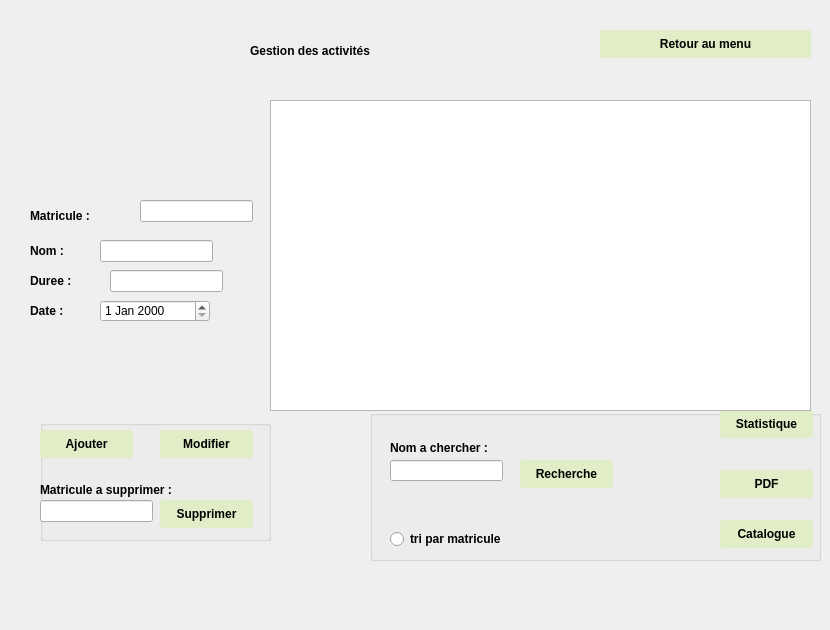
    <widget class="QWidget" name="page_4">
     <widget class="QLabel" name="label_28">
      <property name="geometry">
       <rect>
        <x>0</x>
        <y>10</y>
        <width>821</width>
        <height>611</height>
       </rect>
      </property>
      <property name="text">
       <string/>
      </property>
      <property name="pixmap">
       <pixmap>../2A/2sem/projet qt/back.png</pixmap>
      </property>
      <property name="scaledContents">
       <bool>true</bool>
      </property>
     </widget>
     <widget class="QLabel" name="label_29">
      <property name="geometry">
       <rect>
        <x>250</x>
        <y>30</y>
        <width>281</width>
        <height>41</height>
       </rect>
      </property>
      <property name="styleSheet">
       <string notr="true">font: 20pt &quot;Script MT Bold&quot;;
	font-weight: bold;</string>
      </property>
      <property name="text">
       <string>Gestion des activités</string>
      </property>
     </widget>
     <widget class="QLabel" name="label_30">
      <property name="geometry">
       <rect>
        <x>30</x>
        <y>200</y>
        <width>111</width>
        <height>31</height>
       </rect>
      </property>
      <property name="styleSheet">
       <string notr="true">font: 15pt &quot;Script MT Bold&quot;;
	font-weight: bold;</string>
      </property>
      <property name="text">
       <string>Matricule :</string>
      </property>
     </widget>
     <widget class="QLabel" name="label_31">
      <property name="geometry">
       <rect>
        <x>30</x>
        <y>300</y>
        <width>161</width>
        <height>21</height>
       </rect>
      </property>
      <property name="styleSheet">
       <string notr="true">font: 15pt &quot;Script MT Bold&quot;;
	font-weight: bold;</string>
      </property>
      <property name="text">
       <string>Date :</string>
      </property>
     </widget>
     <widget class="QLabel" name="label_32">
      <property name="geometry">
       <rect>
        <x>30</x>
        <y>240</y>
        <width>81</width>
        <height>21</height>
       </rect>
      </property>
      <property name="styleSheet">
       <string notr="true">font: 15pt &quot;Script MT Bold&quot;;
	font-weight: bold;</string>
      </property>
      <property name="text">
       <string>Nom :</string>
      </property>
     </widget>
     <widget class="QLabel" name="label_33">
      <property name="geometry">
       <rect>
        <x>30</x>
        <y>270</y>
        <width>81</width>
        <height>21</height>
       </rect>
      </property>
      <property name="styleSheet">
       <string notr="true">font: 15pt &quot;Script MT Bold&quot;;
	font-weight: bold;</string>
      </property>
      <property name="text">
       <string>Duree :</string>
      </property>
     </widget>
     <widget class="QLineEdit" name="lineEdit_15">
      <property name="geometry">
       <rect>
        <x>140</x>
        <y>200</y>
        <width>113</width>
        <height>22</height>
       </rect>
      </property>
     </widget>
     <widget class="QLineEdit" name="lineEdit_16">
      <property name="geometry">
       <rect>
        <x>100</x>
        <y>240</y>
        <width>113</width>
        <height>22</height>
       </rect>
      </property>
     </widget>
     <widget class="QLineEdit" name="lineEdit_17">
      <property name="geometry">
       <rect>
        <x>110</x>
        <y>270</y>
        <width>113</width>
        <height>22</height>
       </rect>
      </property>
     </widget>
     <widget class="QGroupBox" name="groupBox_6">
      <property name="geometry">
       <rect>
        <x>40</x>
        <y>420</y>
        <width>231</width>
        <height>121</height>
       </rect>
      </property>
      <property name="title">
       <string/>
      </property>
      <widget class="QPushButton" name="ajouter_as">
       <property name="geometry">
        <rect>
         <x>0</x>
         <y>10</y>
         <width>93</width>
         <height>28</height>
        </rect>
       </property>
       <property name="styleSheet">
        <string notr="true">QPushButton

{
	background-color: #e0edc6;
	color:rgb(0, 0, 0);
	font: 10pt &quot;Script MT Bold&quot;;
	font-weight: bold;
	border: none;
	border-radius: 3px;
	padding: 5px;

}</string>
       </property>
       <property name="text">
        <string>Ajouter</string>
       </property>
      </widget>
      <widget class="QPushButton" name="modifierA">
       <property name="geometry">
        <rect>
         <x>120</x>
         <y>10</y>
         <width>93</width>
         <height>28</height>
        </rect>
       </property>
       <property name="styleSheet">
        <string notr="true">QPushButton

{
	background-color: #e0edc6;
	color:rgb(0, 0, 0);
	font: 10pt &quot;Script MT Bold&quot;;
	font-weight: bold;
	border: none;
	border-radius: 3px;
	padding: 5px;

}</string>
       </property>
       <property name="text">
        <string>Modifier</string>
       </property>
      </widget>
      <widget class="QPushButton" name="supprimerA">
       <property name="geometry">
        <rect>
         <x>120</x>
         <y>80</y>
         <width>93</width>
         <height>28</height>
        </rect>
       </property>
       <property name="styleSheet">
        <string notr="true">QPushButton

{
	background-color: #e0edc6;
	color:rgb(0, 0, 0);
	font: 10pt &quot;Script MT Bold&quot;;
	font-weight: bold;
	border: none;
	border-radius: 3px;
	padding: 5px;

}</string>
       </property>
       <property name="text">
        <string>Supprimer</string>
       </property>
      </widget>
      <widget class="QLineEdit" name="lineEdit_14">
       <property name="geometry">
        <rect>
         <x>0</x>
         <y>80</y>
         <width>113</width>
         <height>22</height>
        </rect>
       </property>
      </widget>
      <widget class="QLabel" name="label_35">
       <property name="geometry">
        <rect>
         <x>0</x>
         <y>60</y>
         <width>141</width>
         <height>20</height>
        </rect>
       </property>
       <property name="styleSheet">
        <string notr="true">font: 9pt &quot;Script MT Bold&quot;;
	font-weight: bold;</string>
       </property>
       <property name="text">
        <string>Matricule a supprimer :</string>
       </property>
      </widget>
     </widget>
     <widget class="QGroupBox" name="groupBox_7">
      <property name="geometry">
       <rect>
        <x>370</x>
        <y>410</y>
        <width>451</width>
        <height>151</height>
       </rect>
      </property>
      <property name="title">
       <string/>
      </property>
      <widget class="QPushButton" name="pushButton_22">
       <property name="geometry">
        <rect>
         <x>350</x>
         <y>0</y>
         <width>93</width>
         <height>28</height>
        </rect>
       </property>
       <property name="styleSheet">
        <string notr="true">QPushButton

{
	background-color: #e0edc6;
	color:rgb(0, 0, 0);
	font: 10pt &quot;Script MT Bold&quot;;
	font-weight: bold;
	border: none;
	border-radius: 3px;
	padding: 5px;

}</string>
       </property>
       <property name="text">
        <string>Statistique</string>
       </property>
      </widget>
      <widget class="QPushButton" name="pushButton_23">
       <property name="geometry">
        <rect>
         <x>350</x>
         <y>60</y>
         <width>93</width>
         <height>28</height>
        </rect>
       </property>
       <property name="styleSheet">
        <string notr="true">QPushButton

{
	background-color: #e0edc6;
	color:rgb(0, 0, 0);
	font: 10pt &quot;Script MT Bold&quot;;
	font-weight: bold;
	border: none;
	border-radius: 3px;
	padding: 5px;

}</string>
       </property>
       <property name="text">
        <string>PDF</string>
       </property>
      </widget>
      <widget class="QPushButton" name="pushButton_24">
       <property name="geometry">
        <rect>
         <x>150</x>
         <y>50</y>
         <width>93</width>
         <height>28</height>
        </rect>
       </property>
       <property name="styleSheet">
        <string notr="true">QPushButton

{
	background-color: #e0edc6;
	color:rgb(0, 0, 0);
	font: 10pt &quot;Script MT Bold&quot;;
	font-weight: bold;
	border: none;
	border-radius: 3px;
	padding: 5px;

}</string>
       </property>
       <property name="text">
        <string>Recherche</string>
       </property>
      </widget>
      <widget class="QPushButton" name="pushButton_25">
       <property name="geometry">
        <rect>
         <x>350</x>
         <y>110</y>
         <width>93</width>
         <height>28</height>
        </rect>
       </property>
       <property name="styleSheet">
        <string notr="true">QPushButton

{
	background-color: #e0edc6;
	color:rgb(0, 0, 0);
	font: 10pt &quot;Script MT Bold&quot;;
	font-weight: bold;
	border: none;
	border-radius: 3px;
	padding: 5px;

}</string>
       </property>
       <property name="text">
        <string>Catalogue</string>
       </property>
      </widget>
      <widget class="QLineEdit" name="lineEdit_9">
       <property name="geometry">
        <rect>
         <x>20</x>
         <y>50</y>
         <width>113</width>
         <height>21</height>
        </rect>
       </property>
      </widget>
      <widget class="QRadioButton" name="radioButton_5">
       <property name="geometry">
        <rect>
         <x>20</x>
         <y>120</y>
         <width>131</width>
         <height>18</height>
        </rect>
       </property>
       <property name="styleSheet">
        <string notr="true">font: 10pt &quot;Script MT Bold&quot;;
	font-weight: bold;</string>
       </property>
       <property name="text">
        <string>tri par matricule</string>
       </property>
      </widget>
      <widget class="QLabel" name="label_36">
       <property name="geometry">
        <rect>
         <x>20</x>
         <y>30</y>
         <width>111</width>
         <height>16</height>
        </rect>
       </property>
       <property name="styleSheet">
        <string notr="true">font: 9pt &quot;Script MT Bold&quot;;
	font-weight: bold;</string>
       </property>
       <property name="text">
        <string>Nom a chercher :</string>
       </property>
      </widget>
     </widget>
     <widget class="QDateEdit" name="dateEdit_2">
      <property name="geometry">
       <rect>
        <x>100</x>
        <y>300</y>
        <width>110</width>
        <height>22</height>
       </rect>
      </property>
     </widget>
     <widget class="QPushButton" name="pushButton_19">
      <property name="geometry">
       <rect>
        <x>600</x>
        <y>30</y>
        <width>211</width>
        <height>28</height>
       </rect>
      </property>
      <property name="styleSheet">
       <string notr="true">QPushButton

{
	background-color: #e0edc6;
	color:rgb(0, 0, 0);
	font: 10pt &quot;Script MT Bold&quot;;
	font-weight: bold;
	border: none;
	border-radius: 3px;
	padding: 5px;

}</string>
      </property>
      <property name="text">
       <string>Retour au menu</string>
      </property>
     </widget>
     <widget class="QTableView" name="tableView_2">
      <property name="geometry">
       <rect>
        <x>270</x>
        <y>100</y>
        <width>541</width>
        <height>311</height>
       </rect>
      </property>
     </widget>
     <widget class="QLabel" name="label_34">
      <property name="geometry">
       <rect>
        <x>6</x>
        <y>13</y>
        <width>811</width>
        <height>551</height>
       </rect>
      </property>
      <property name="text">
       <string/>
      </property>
      <property name="pixmap">
       <pixmap>../../Downloads/back (1).png</pixmap>
      </property>
     </widget>
     <zorder>label_34</zorder>
     <zorder>label_28</zorder>
     <zorder>label_29</zorder>
     <zorder>label_30</zorder>
     <zorder>label_31</zorder>
     <zorder>label_32</zorder>
     <zorder>label_33</zorder>
     <zorder>lineEdit_15</zorder>
     <zorder>lineEdit_16</zorder>
     <zorder>lineEdit_17</zorder>
     <zorder>groupBox_6</zorder>
     <zorder>groupBox_7</zorder>
     <zorder>dateEdit_2</zorder>
     <zorder>pushButton_19</zorder>
     <zorder>tableView_2</zorder>
    </widget>
